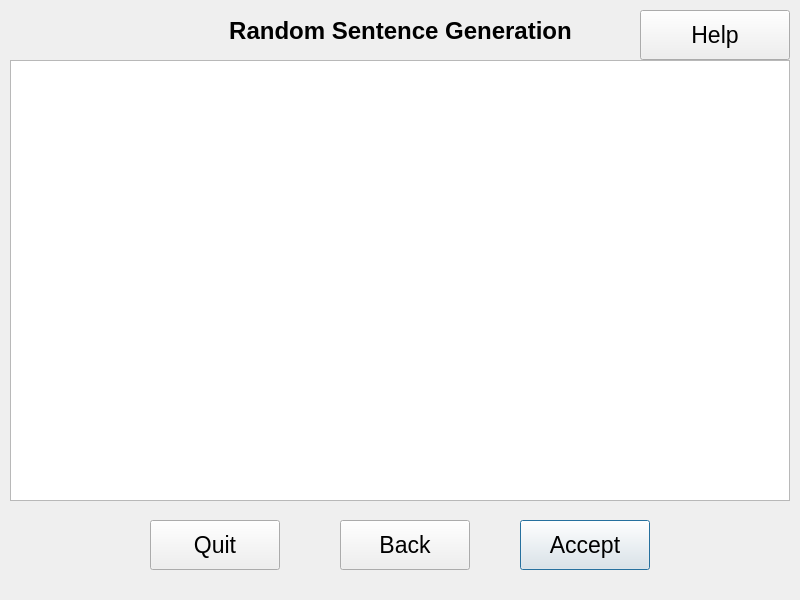
<?xml version="1.0" encoding="UTF-8"?>
<ui version="4.0">
 <class>WordDataGen</class>
 <widget class="QDialog" name="WordDataGen">
  <property name="geometry">
   <rect>
    <x>0</x>
    <y>0</y>
    <width>800</width>
    <height>600</height>
   </rect>
  </property>
  <property name="font">
   <font>
    <pointsize>17</pointsize>
   </font>
  </property>
  <property name="windowTitle">
   <string>Sentence Generation</string>
  </property>
  <property name="windowIcon">
   <iconset>
    <normaloff>../../../../usr/share/machinetrans/resources/logo.png</normaloff>../../../../usr/share/machinetrans/resources/logo.png</iconset>
  </property>
  <widget class="QPushButton" name="acceptBttn">
   <property name="geometry">
    <rect>
     <x>520</x>
     <y>520</y>
     <width>130</width>
     <height>50</height>
    </rect>
   </property>
   <property name="text">
    <string>Accept</string>
   </property>
  </widget>
  <widget class="QLabel" name="titleLbl">
   <property name="geometry">
    <rect>
     <x>20</x>
     <y>10</y>
     <width>761</width>
     <height>41</height>
    </rect>
   </property>
   <property name="font">
    <font>
     <pointsize>18</pointsize>
     <weight>75</weight>
     <bold>true</bold>
    </font>
   </property>
   <property name="text">
    <string>Random Sentence Generation</string>
   </property>
   <property name="alignment">
    <set>Qt::AlignCenter</set>
   </property>
  </widget>
  <widget class="QPushButton" name="quitBttn">
   <property name="geometry">
    <rect>
     <x>150</x>
     <y>520</y>
     <width>130</width>
     <height>50</height>
    </rect>
   </property>
   <property name="text">
    <string>Quit</string>
   </property>
  </widget>
  <widget class="QListWidget" name="listDisplay">
   <property name="geometry">
    <rect>
     <x>10</x>
     <y>60</y>
     <width>780</width>
     <height>441</height>
    </rect>
   </property>
  </widget>
  <widget class="QPushButton" name="backBttn">
   <property name="geometry">
    <rect>
     <x>340</x>
     <y>520</y>
     <width>130</width>
     <height>50</height>
    </rect>
   </property>
   <property name="text">
    <string>Back</string>
   </property>
  </widget>
  <widget class="QPushButton" name="helpBttn">
   <property name="geometry">
    <rect>
     <x>640</x>
     <y>10</y>
     <width>150</width>
     <height>50</height>
    </rect>
   </property>
   <property name="text">
    <string>Help</string>
   </property>
  </widget>
 </widget>
 <tabstops>
  <tabstop>helpBttn</tabstop>
  <tabstop>listDisplay</tabstop>
  <tabstop>quitBttn</tabstop>
  <tabstop>backBttn</tabstop>
  <tabstop>acceptBttn</tabstop>
 </tabstops>
 <resources/>
 <connections/>
</ui>
